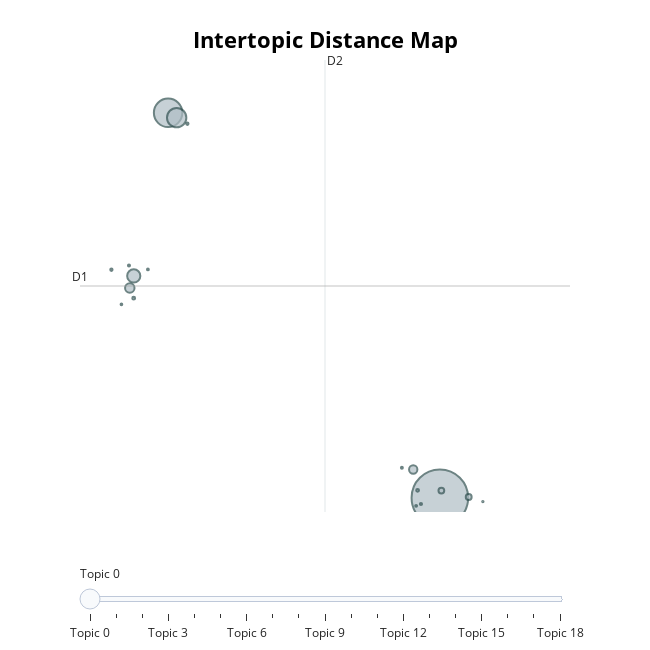
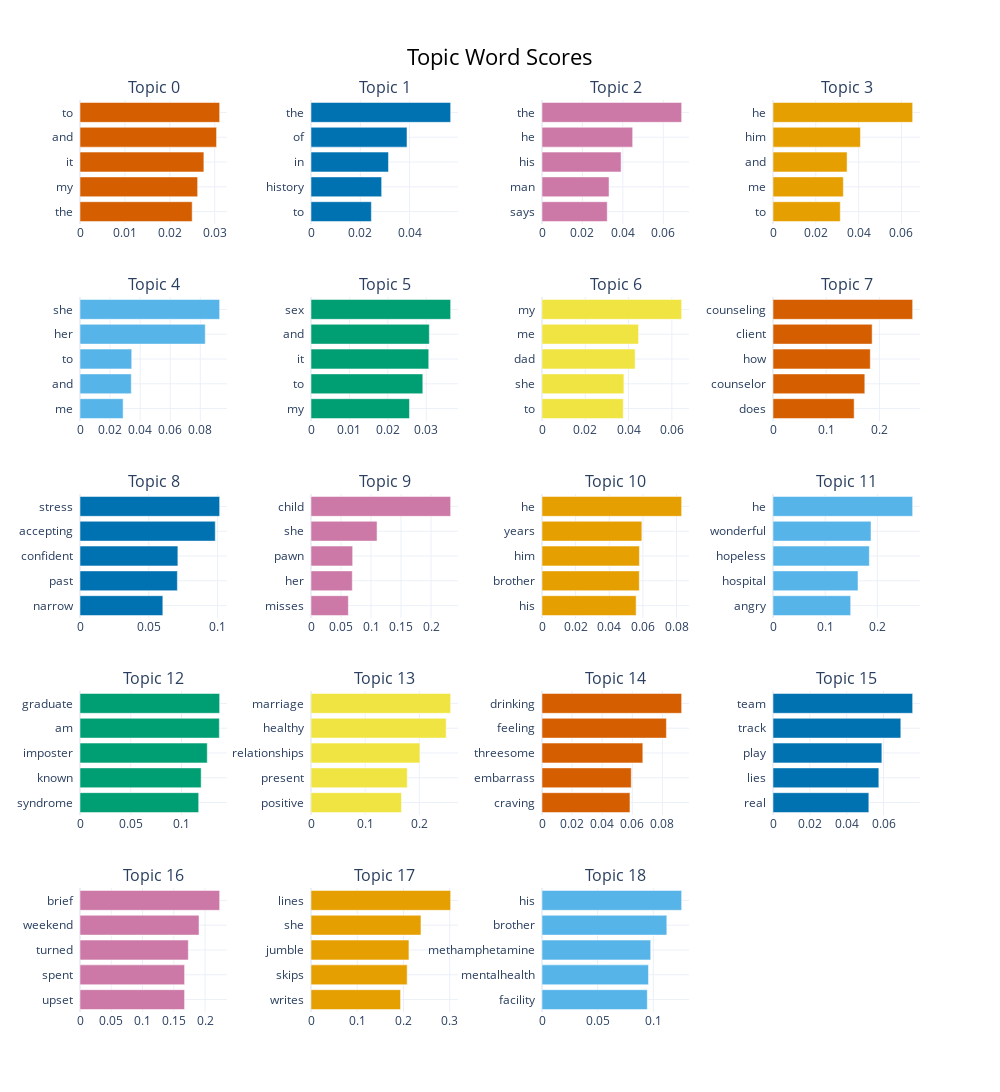
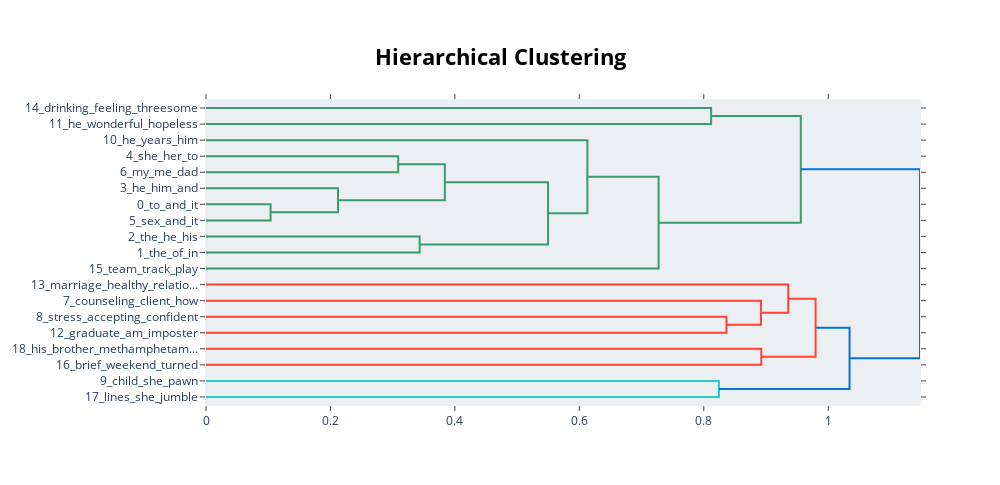
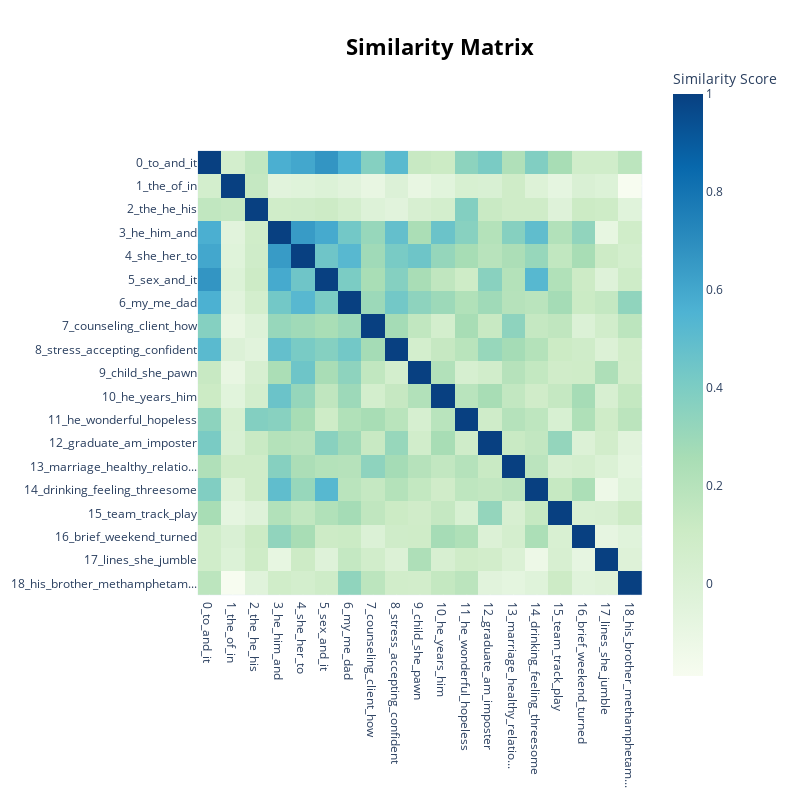

The cell these charts' notebook holds for them, in order:
### Code cell
# -----------------------------
# 📊 BERTopic Visualizations (Reduced Model)
# -----------------------------

# Intertopic Distance Map
fig_topics = reduced_model.visualize_topics()
fig_topics.show()
fig_topics.write_html("bertopic_reduced_topics_map.html")

# Top Words per Topic (Bar chart)
fig_barchart = reduced_model.visualize_barchart(top_n_topics=20)
fig_barchart.show()
fig_barchart.write_html("bertopic_reduced_barchart.html")

# Topic Hierarchy
fig_hierarchy = reduced_model.visualize_hierarchy()
fig_hierarchy.show()
fig_hierarchy.write_html("bertopic_reduced_hierarchy.html")

# Heatmap of Topic Similarities
fig_heatmap = reduced_model.visualize_heatmap()
fig_heatmap.show()
fig_heatmap.write_html("bertopic_reduced_heatmap.html")
